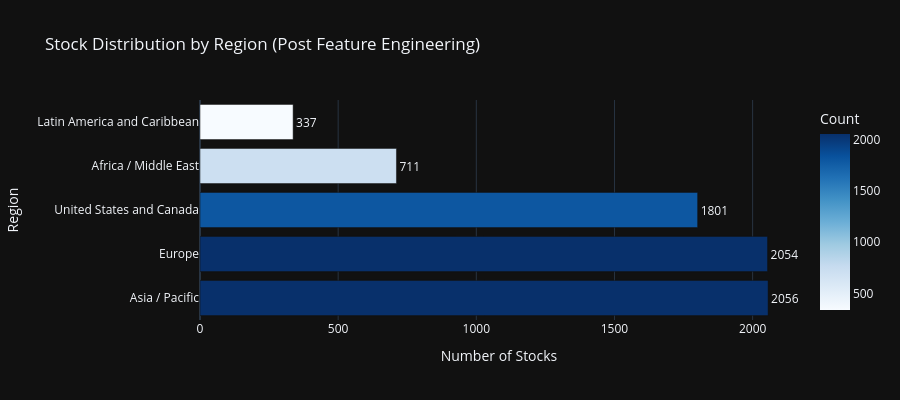
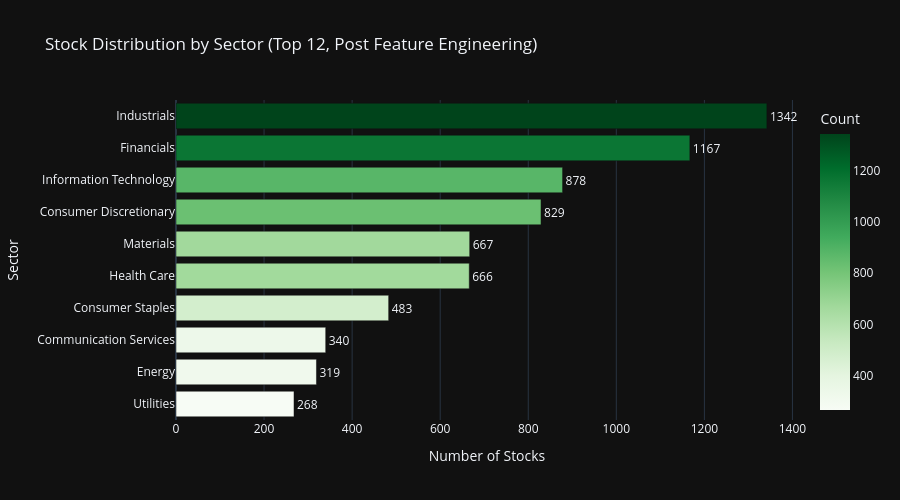
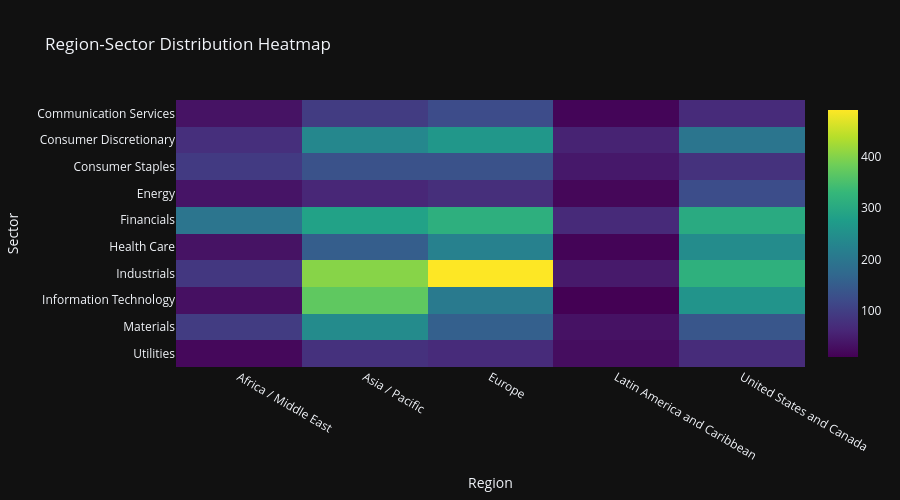

The notebook cell saved with these charts, in order:
### Markdown cell above
## Cell 6: Region & Sector Analytics with Feature Coverage

Section 17 compliant Plotly visualizations with dark theme.
Enhanced with Phase 9.3 feature analytics by region and sector.

### Code cell
# ============================================================================
# Cell 6: Region & Sector Analytics with Feature Coverage
# ============================================================================

print('=' * 80)
print('REGION & SECTOR ANALYTICS WITH FEATURE COVERAGE')
print('=' * 80)

# Use all_stocks_features (post feature engineering) for analytics
df_analytics = all_stocks_features

# Region distribution
if 'region' in df_analytics.columns:
    region_counts = df_analytics['region'].value_counts().reset_index()
    region_counts.columns = ['Region', 'Count']
    region_counts['Percentage'] = (region_counts['Count'] / region_counts['Count'].sum() * 100).round(1)

    fig_region = px.bar(
        region_counts,
        x='Count',
        y='Region',
        orientation='h',
        title='Stock Distribution by Region (Post Feature Engineering)',
        template=PLOTLY_TEMPLATE,
        color='Count',
        color_continuous_scale='Blues',
        text='Count',
    )
    fig_region.update_traces(
        textposition='outside',
        hovertemplate='<b>%{y}</b><br>Count: %{x}<br>Percentage: %{customdata[0]:.1f}%',
        customdata=region_counts[['Percentage']].values
    )
    fig_region.update_layout(
        xaxis_title='Number of Stocks',
        yaxis_title='Region',
        height=400,
        showlegend=False,
    )
    fig_region.show()

# Sector distribution (using TOP_N_SECTORS constant)
if 'sector' in df_analytics.columns:
    sector_counts = df_analytics['sector'].value_counts().head(TOP_N_SECTORS).reset_index()
    sector_counts.columns = ['Sector', 'Count']
    sector_counts['Percentage'] = (sector_counts['Count'] / len(df_analytics) * 100).round(1)

    fig_sector = px.bar(
        sector_counts.sort_values('Count'),
        x='Count',
        y='Sector',
        orientation='h',
        title=f'Stock Distribution by Sector (Top {TOP_N_SECTORS}, Post Feature Engineering)',
        template=PLOTLY_TEMPLATE,
        color='Count',
        color_continuous_scale='Greens',
        text='Count',
    )
    fig_sector.update_traces(
        textposition='outside',
        hovertemplate='<b>%{y}</b><br>Count: %{x}<br>Percentage: %{customdata[0]:.1f}%',
        customdata=sector_counts.sort_values('Count')[['Percentage']].values
    )
    fig_sector.update_layout(
        xaxis_title='Number of Stocks',
        yaxis_title='Sector',
        height=500,
        showlegend=False,
    )
    fig_sector.show()

# Region-Sector Heatmap
if 'region' in df_analytics.columns and 'sector' in df_analytics.columns:
    cross_tab = pd.crosstab(
        df_analytics['sector'],
        df_analytics['region']
    ).head(TOP_N_SECTORS)

    fig_heatmap = px.imshow(
        cross_tab,
        title='Region-Sector Distribution Heatmap',
        template=PLOTLY_TEMPLATE,
        color_continuous_scale='Viridis',
        aspect='auto',
    )
    fig_heatmap.update_layout(
        xaxis_title='Region',
        yaxis_title='Sector',
        height=500,
    )
    fig_heatmap.show()

print('\n✓ Distribution visualizations complete')

# ============================================================================
# Feature Coverage Analytics by Region and Sector
# ============================================================================
print('\n' + '=' * 80)
print('📊 PHASE 9.3 FEATURE ANALYTICS BY REGION & SECTOR')
print('=' * 80)

# 1. INTEGRATE ALL PHASE 9.3 FEATURES DYNAMICALLY
# Instead of hard-coded categories, we use the entire registry from phase93_categories.py
key_phase93_features = PHASE93_FEATURE_CATEGORIES.copy()

# 2. UPDATE FEATURE MAPPING
# Synchronized with Phase 9.3 generator outputs from advanced.py
feature_mapping = {
    'return_on_equity_pct_ltm': 'roe',
    'return_on_assets_roa_pct_ltm': 'roa',
    'p_e_ltm': 'p_e_ratio',
    'p_e_ntm': 'p_e_ratio',
    'ev_ebitda_ltm': 'ev_ebitda_ratio',
    'altman_z_score_ltm': 'altman_z_score',
    'price_chg_pct_1m': 'price_momentum_1m',
    'price_chg_pct_3m': 'price_momentum_3m',
    'dividend_payout_ratio': 'payout_ratio',
    'eps_surprise_pct': 'eps_surprise_pct',  # New in Phase 9.3
}

# 3. BUILD AVAILABLE FEATURE LIST
# Filter for features actually present in the DataFrame after ETL
available_phase93 = list(set([
                                 f for f in key_phase93_features if f in df_analytics.columns
                             ] + [
                                 feature_mapping.get(f, f) for f in key_phase93_features
                                 if feature_mapping.get(f, f) in df_analytics.columns
                             ]))

# Limit to top 15 features for visualization clarity, prioritized by completeness
coverage_ranks = df_analytics[available_phase93].notna().mean().sort_values(ascending=False)
top_viz_features = coverage_ranks.head(15).index.tolist()

if top_viz_features and 'region' in df_analytics.columns:
    print(f'\n📍 Feature Coverage by Region ({len(top_viz_features)} prioritized features):')

    # Calculate non-null percentage per region for prioritized features
    region_coverage_data = []
    for region in df_analytics['region'].unique():
        region_df = df_analytics[df_analytics['region'] == region]
        region_count = len(region_df)

        for feat in top_viz_features:
            non_null = region_df[feat].notna().sum()
            coverage_pct = (non_null / region_count * 100) if region_count > 0 else 0
            region_coverage_data.append({
                'Region': region,
                'Feature': feat,
                'Coverage_Pct': coverage_pct
            })

    region_coverage_df = pd.DataFrame(region_coverage_data)
    region_pivot = region_coverage_df.pivot(index='Feature', columns='Region', values='Coverage_Pct')

    print(region_pivot.round(1).to_string())

    # Heatmap visualization
    fig_region_coverage = px.imshow(
        region_pivot,
        title='Phase 9.3 Priority Feature Coverage by Region (%)',
        template=PLOTLY_TEMPLATE,
        color_continuous_scale='RdYlGn',
        aspect='auto',
        labels={'color': 'Coverage %'},
    )
    fig_region_coverage.update_layout(
        xaxis_title='Region',
        yaxis_title='Feature',
        height=600,
    )
    fig_region_coverage.show()

if top_viz_features and 'sector' in df_analytics.columns:
    print(f'\n🏢 Feature Coverage by Sector (Top 10 sectors, {len(top_viz_features)} priority features):')

    # Get top 10 sectors by count
    top_sectors = df_analytics['sector'].value_counts().head(10).index.tolist()

    # Calculate non-null percentage per sector for prioritized features
    sector_coverage_data = []
    for sector in top_sectors:
        sector_df = df_analytics[df_analytics['sector'] == sector]
        sector_count = len(sector_df)

        for feat in top_viz_features:
            non_null = sector_df[feat].notna().sum()
            coverage_pct = (non_null / sector_count * 100) if sector_count > 0 else 0
            sector_coverage_data.append({
                'Sector': sector,
                'Feature': feat,
                'Coverage_Pct': coverage_pct
            })

    sector_coverage_df = pd.DataFrame(sector_coverage_data)
    sector_pivot = sector_coverage_df.pivot(index='Feature', columns='Sector', values='Coverage_Pct')

    print(sector_pivot.round(1).to_string())

    # Heatmap visualization
    fig_sector_coverage = px.imshow(
        sector_pivot,
        title='Phase 9.3 Priority Feature Coverage by Sector (%)',
        template=PLOTLY_TEMPLATE,
        color_continuous_scale='RdYlGn',
        aspect='auto',
        labels={'color': 'Coverage %'},
    )
    fig_sector_coverage.update_layout(
        xaxis_title='Sector',
        yaxis_title='Feature',
        height=600,
    )
    fig_sector_coverage.show()

# Feature statistics by region
if available_phase93 and 'region' in df_analytics.columns:
    print(f'\n📊 Key Feature Statistics by Region:')

    # 4. UPDATE STAT FEATURES
    # Include new Phase 9.3 benchmarks: Earnings Quality and Technical momentum
    stat_features = [
        'roe',
        'price_momentum_1m',
        'debt_to_equity',
        'earnings_quality_score',
        'ema_trend_consistency'
    ]
    stat_features = [f for f in stat_features if f in df_analytics.columns]

    if stat_features:
        region_stats = df_analytics.groupby('region')[stat_features].agg(['mean', 'median', 'std']).round(3)
        print(region_stats.to_string())

        # Box plot for ROE by region (if available)
        if 'roe' in df_analytics.columns:
            fig_roe_region = px.box(
                df_analytics[df_analytics['roe'].notna()],
                x='region',
                y='roe',
                title='Return on Equity (ROE) Distribution by Region',
                template=PLOTLY_TEMPLATE,
                color='region',
            )
            fig_roe_region.update_layout(
                xaxis_title='Region',
                yaxis_title='ROE',
                height=450,
                showlegend=False,
            )
            fig_roe_region.show()

print('\n✓ Feature analytics by region and sector complete')

### Figure 1 — Plotly figure (JSON) as saved in the notebook; plotly's stock layout.template omitted (floating-point values rounded to 4 significant figures)
{"data": [{"hovertemplate": "<b>%{y}</b><br>Count: %{x}<br>Percentage: %{customdata[0]:.1f}%", "legendgroup": "", "marker": {"color": [2056, 2054, 1801, 711, 337], "coloraxis": "coloraxis", "pattern": {"shape": ""}}, "name": "", "orientation": "h", "showlegend": false, "text": [2056.0, 2054.0, 1801.0, 711.0, 337.0], "textposition": "outside", "x": [2056, 2054, 1801, 711, 337], "xaxis": "x", "y": ["Asia / Pacific", "Europe", "United States and Canada", "Africa / Middle East", "Latin America and Caribbean"], "yaxis": "y", "type": "bar", "customdata": [[29.5], [29.5], [25.9], [10.2], [4.8]]}], "layout": {"xaxis": {"anchor": "y", "domain": [0.0, 1.0], "title": {"text": "Number of Stocks"}}, "yaxis": {"anchor": "x", "domain": [0.0, 1.0], "title": {"text": "Region"}}, "coloraxis": {"colorbar": {"title": {"text": "Count"}}, "colorscale": [[0.0, "rgb(247,251,255)"], [0.125, "rgb(222,235,247)"], [0.25, "rgb(198,219,239)"], [0.375, "rgb(158,202,225)"], [0.5, "rgb(107,174,214)"], [0.625, "rgb(66,146,198)"], [0.75, "rgb(33,113,181)"], [0.875, "rgb(8,81,156)"], [1.0, "rgb(8,48,107)"]]}, "legend": {"tracegroupgap": 0}, "title": {"text": "Stock Distribution by Region (Post Feature Engineering)"}, "barmode": "relative", "height": 400, "showlegend": false}}

### Figure 2 — Plotly figure (JSON) as saved in the notebook; plotly's stock layout.template omitted (floating-point values rounded to 4 significant figures)
{"data": [{"hovertemplate": "<b>%{y}</b><br>Count: %{x}<br>Percentage: %{customdata[0]:.1f}%", "legendgroup": "", "marker": {"color": [268, 319, 340, 483, 666, 667, 829, 878, 1167, 1342], "coloraxis": "coloraxis", "pattern": {"shape": ""}}, "name": "", "orientation": "h", "showlegend": false, "text": [268.0, 319.0, 340.0, 483.0, 666.0, 667.0, 829.0, 878.0, 1167.0, 1342.0], "textposition": "outside", "x": [268, 319, 340, 483, 666, 667, 829, 878, 1167, 1342], "xaxis": "x", "y": ["Utilities", "Energy", "Communication Services", "Consumer Staples", "Health Care", "Materials", "Consumer Discretionary", "Information Technology", "Financials", "Industrials"], "yaxis": "y", "type": "bar", "customdata": [[3.9], [4.6], [4.9], [6.9], [9.6], [9.6], [11.9], [12.6], [16.8], [19.3]]}], "layout": {"xaxis": {"anchor": "y", "domain": [0.0, 1.0], "title": {"text": "Number of Stocks"}}, "yaxis": {"anchor": "x", "domain": [0.0, 1.0], "title": {"text": "Sector"}}, "coloraxis": {"colorbar": {"title": {"text": "Count"}}, "colorscale": [[0.0, "rgb(247,252,245)"], [0.125, "rgb(229,245,224)"], [0.25, "rgb(199,233,192)"], [0.375, "rgb(161,217,155)"], [0.5, "rgb(116,196,118)"], [0.625, "rgb(65,171,93)"], [0.75, "rgb(35,139,69)"], [0.875, "rgb(0,109,44)"], [1.0, "rgb(0,68,27)"]]}, "legend": {"tracegroupgap": 0}, "title": {"text": "Stock Distribution by Sector (Top 12, Post Feature Engineering)"}, "barmode": "relative", "height": 500, "showlegend": false}}

### Figure 3 — Plotly figure (JSON) as saved in the notebook; plotly's stock layout.template omitted (floating-point values rounded to 4 significant figures)
{"data": [{"coloraxis": "coloraxis", "name": "0", "x": ["Africa / Middle East", "Asia / Pacific", "Europe", "Latin America and Caribbean", "United States and Canada"], "y": ["Communication Services", "Consumer Discretionary", "Consumer Staples", "Energy", "Financials", "Health Care", "Industrials", "Information Technology", "Materials", "Utilities"], "z": [[35, 96, 123, 17, 69], [76, 234, 264, 57, 198], [94, 133, 133, 43, 80], [37, 63, 75, 19, 125], [197, 285, 314, 68, 303], [35, 153, 221, 15, 242], [89, 402, 490, 45, 316], [31, 370, 208, 11, 258], [96, 241, 157, 34, 139], [21, 79, 69, 28, 71]], "type": "heatmap", "xaxis": "x", "yaxis": "y", "hovertemplate": "region: %{x}<br>sector: %{y}<br>color: %{z}<extra></extra>"}], "layout": {"xaxis": {"anchor": "y", "domain": [0.0, 1.0], "title": {"text": "Region"}}, "yaxis": {"anchor": "x", "domain": [0.0, 1.0], "autorange": "reversed", "title": {"text": "Sector"}}, "coloraxis": {"colorscale": [[0.0, "#440154"], [0.1111, "#482878"], [0.2222, "#3e4989"], [0.3333, "#31688e"], [0.4444, "#26828e"], [0.5556, "#1f9e89"], [0.6667, "#35b779"], [0.7778, "#6ece58"], [0.8889, "#b5de2b"], [1.0, "#fde725"]]}, "title": {"text": "Region-Sector Distribution Heatmap"}, "height": 500}}
